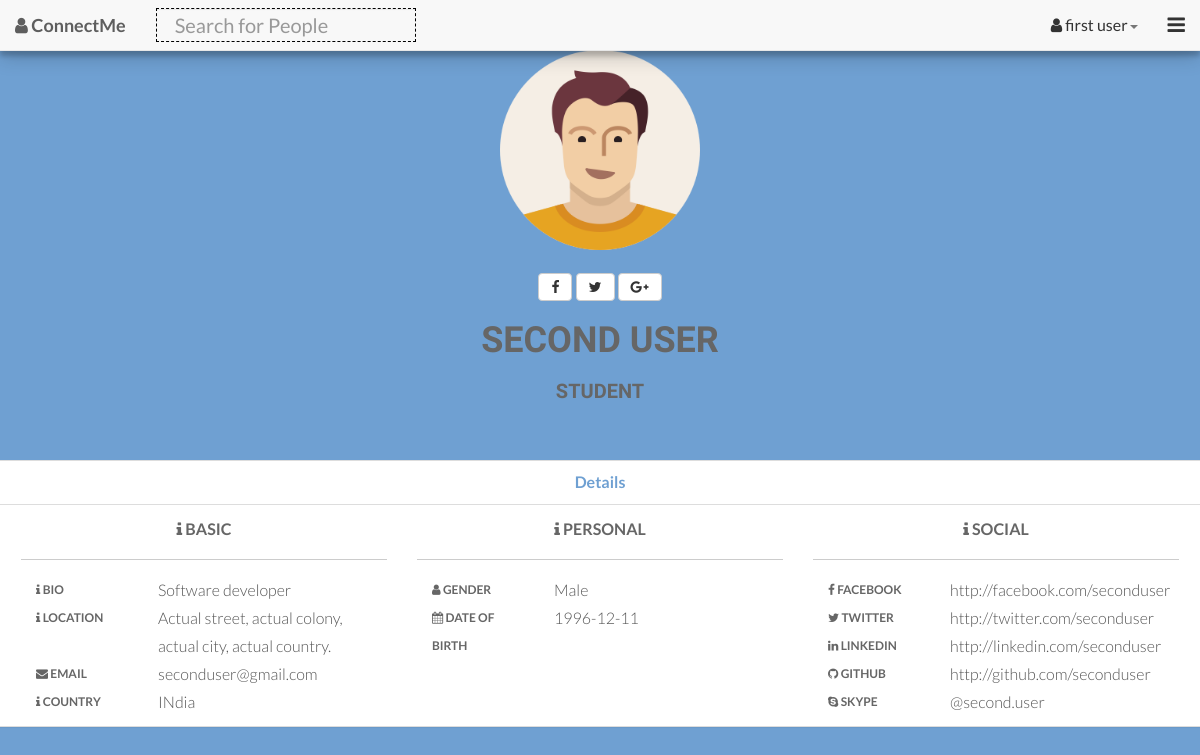
/my-profile.php?user_username=seconduser (signed in), run on the app's committed database.
### tables this page shows
CREATE TABLE `user` (
  `user_id` int(11) NOT NULL AUTO_INCREMENT,
  `user_email` varchar(255) NOT NULL,
  `user_password` varchar(255) NOT NULL,
  `user_firstname` text NOT NULL,
  `user_lastname` text NOT NULL,
  `user_avatar` varchar(255) NOT NULL,
  `user_shortbio` text,
  `user_username` varchar(255) NOT NULL,
  `user_longbio` text,
  `user_facebook` varchar(255) DEFAULT NULL,
  `user_twitter` varchar(255) DEFAULT NULL,
  `user_linkedin` varchar(255) DEFAULT NULL,
  `user_stumbleupon` varchar(255) DEFAULT NULL,
  `user_pinterest` varchar(255) DEFAULT NULL,
  `user_googleplus` varchar(255) DEFAULT NULL,
  `user_website` varchar(255) DEFAULT NULL,
  `user_dob` date DEFAULT NULL,
  `user_profession` text,
  `user_gender` varchar(255) DEFAULT NULL,
  `user_maritialstatus` varchar(255) DEFAULT NULL,
  `user_address` text,
  `user_backgroundpicture` varchar(255) NOT NULL,
  `user_joindate` date NOT NULL,
  `user_country` varchar(255) DEFAULT NULL,
  `user_skype` varchar(255) DEFAULT NULL,
  `user_github` varchar(255) DEFAULT NULL,
  `user_youtube` varchar(255) DEFAULT NULL,
  `user_vimeo` varchar(255) DEFAULT NULL,
  PRIMARY KEY (`user_id`),
  UNIQUE KEY `user_email` (`user_email`),
  UNIQUE KEY `user_username` (`user_username`)
);

### controllers/base/style.php (called while the page is built, shortened)
<?php
    if (isset($_GET['user_username'])) {
        $user_username = $_GET['user_username'];
    }
    $sql = "SELECT * FROM user where user_username='$user_username'";
    $result = mysqli_query($database,$sql) or die(mysqli_error());
    $rws = mysqli_fetch_array($result);
?>

### my-profile.php (the view, shortened to what this page needs)
<?php include 'components/session-check.php' ?>
<?php include 'controllers/navigation/first-navigation.php' ?>
<?php include 'controllers/base/style.php' ?>
<?php
    $url = 'http://'.$_SERVER['HTTP_HOST'].$_SERVER['PHP_SELF'];
?>
<div class="profile">
	<div class="row clearfix">
            <div>
                <center>
                    <img src="userfiles/avatars/<?php echo $rws['user_avatar'];?>" class="img-responsive profile-avatar">
                    <br>
                    <div class="btn-group">
                        <a href="http://www.facebook.com/sharer.php?u=<?php echo $url ?> &t=<?php echo $rws['user_firstname'];?> <?php echo $rws['user_lastname'];?> " alt="Share this profile on Facebook" title="Share on Facebook" target="_blank" ><button type="button" class="btn btn-default"><i class="fa fa-facebook"></i></button></a>
                        <a href="http://twitter.com/share?text=<?php echo $rws['user_firstname'];?> <?php echo $rws['user_lastname'];?>&url=<?php echo $url ?>" alt="Tweet This Post" title="Tweet about the profile" target="_blank"><button type="button" class="btn btn-default"><i class="fa fa-twitter"></i></button></a>
                        <a href="https://plusone.google.com/_/+1/confirm?hl=en-US&url=<?php echo $url ?>" alt="Share this profile on Google+" title="Share on Google+" target="_blank" ><button type="button" class="btn btn-default"><i class="fa fa-google-plus"></i></button></a>
                    </div>
                </center>
                <h1 class="text-center profile-text profile-name"><?php echo $rws['user_firstname'];?> <?php echo $rws['user_lastname'];?></h1>
                <h2 class="text-center profile-text profile-profession"><?php echo $rws['user_profession'];?></h2>
                <br>
                <div class="panel-group white" id="panel-profile">
                    <div class="panel panel-default white">
                        <div class="panel-heading white">
                            <center>
                                <a class="panel-title" data-toggle="collapse" data-parent="#panel-profile" href="#panel-element-info">Details</a>
                            </center>
                        </div>
                        <div id="panel-element-info" class="panel-collapse collapse in">
                            <div class="panel-body">
                                <div class="col-md-4 column">
                                    <p class="text-center profile-title"><i class="fa fa-info"></i> Basic</p>
                                    <hr>
<?php
    if ($rws['user_shortbio']){
?>
                                    <div class="col-md-4">
                                        <p class="profile-details"><i class="fa fa-info"></i> Bio</p>
                                    </div>
                                    <div class="col-md-8">
                                        <p><?php echo $rws['user_shortbio'];?></p>
                                    </div>
<?php } ?>
<?php
    if ($rws['user_address']){
?>
                                    <div class="col-md-4">
                                        <p class="profile-details"><i class="fa fa-info"></i> Location</p>
                                    </div>
                                    <div class="col-md-8">
                                        <p><?php echo $rws['user_address'];?></p>
                                    </div>
<?php } ?>
<?php
    if ($rws['user_email']){
?>
                                    <div class="col-md-4">
                                        <p class="profile-details"><i class="fa fa-envelope"></i> Email</p>
                                    </div>
                                    <div class="col-md-8">
                                        <p><?php echo $rws['user_email'];?></p>
                                    </div>
<?php } ?>
<?php
    if ($rws['user_country']){
?>
                                    <div class="col-md-4">
                                        <p class="profile-details"><i class="fa fa-info"></i> Country</p>
                                    </div>
                                    <div class="col-md-8">
                                        <p><?php echo $rws['user_country'];?></p>
                                    </div>
<?php } ?>
                                </div>
                                <div class="col-md-4 column">
                                    <p class="text-center profile-title"><i class="fa fa-info"></i> Personal</p>
                                    <hr>
<?php
    if ($rws['user_gender']){
?>
                                    <div class="col-md-4">
                                        <p class="profile-details"><i class="fa fa-user"></i> Gender</p>
                                    </div>
                                    <div class="col-md-8">
                                        <p><?php echo $rws['user_gender'];?></p>
                                    </div>
<?php } ?>
<?php
    if ($rws['user_dob']){
?>
                                    <div class="col-md-4">
                                        <p class="profile-details"><i class="fa fa-calendar"></i> Date of Birth</p>
                                    </div>
                                    <div class="col-md-8">
                                        <p><?php echo $rws['user_dob'];?></p>
                                    </div>
<?php } ?>
                                </div>
                                <div class="col-md-4 column">
                                    <p class="text-center profile-title"><i class="fa fa-info"></i> Social</p>
                                    <hr>
<?php
    if ($rws['user_facebook']){
?>
                                    <div class="col-md-4">
                                        <p class="profile-details"><i class="fa fa-facebook"></i> Facebook</p>
                                    </div>
                                    <div class="col-md-8">
                                        <p><?php echo $rws['user_facebook'];?></p>
                                    </div>
<?php } ?>
<?php
    if ($rws['user_twitter']){
?>
                                    <div class="col-md-4">
                                        <p class="profile-details"><i class="fa fa-twitter"></i> Twitter</p>
                                    </div>
                                    <div class="col-md-8">
                                        <p><?php echo $rws['user_twitter'];?></p>
                                    </div>
<?php } ?>
<?php
    if ($rws['user_linkedin']){
?>
                                    <div class="col-md-4">
                                        <p class="profile-details"><i class="fa fa-linkedin"></i> LinkedIn</p>
                                    </div>
                                    <div class="col-md-8">
                                        <p><?php echo $rws['user_linkedin'];?></p>
                                    </div>
<?php } ?>
<?php
    if ($rws['user_github']){
?>
                                    <div class="col-md-4">
                                        <p class="profile-details"><i class="fa fa-github"></i> Github</p>
                                    </div>
                                    <div class="col-md-8">
                                        <p><?php echo $rws['user_github'];?></p>
                                    </div>
<?php } ?>
<?php
    if ($rws['user_skype']){
?>
                                    <div class="col-md-4">
                                        <p class="profile-details"><i class="fa fa-skype"></i> Skype</p>
                                    </div>
                                    <div class="col-md-8">
                                        <p><?php echo $rws['user_skype'];?></p>
                                    </div>
<?php } ?>
                                </div>
                            </div>
                        </div>
                    </div>
                </div>
            </div>
	</div>
</div>

### controllers/navigation/first-navigation.php (shortened to what this page needs)
<?php
    $current_user = $_SESSION['user_username'];
    $sql = "SELECT * FROM user WHERE user_username='$current_user'";
    $result = mysqli_query($database,$sql);
    while($row = mysqli_fetch_array($result,MYSQLI_BOTH)) {
?>
	    <div id="navigation" class="navbar navbar-default navbar-fixed-top lshadow">
	      <div class="fluid-container">
	        <div class="navbar-header">
                <a class="navbar-brand" href="home.php"><b><i class="fa fa-user"></i> ConnectMe</b></a>
            </div>
	        <div class="navbar-collapse collapse" id="navbar-collapse1">
                <form class="navbar-form navbar-left" role="search" method="post" autocomplete="off" action="search-result.php">
                    <div class="form-group">
                        <input type="text" class="search form-control bor" id="searchbox" placeholder="Search for People" name="search-form"/><br />
				    </div>
				</form>
                <ul class="nav navbar-nav navbar-right">
                    <li class="dropdown">
                        <a href="#" class="dropdown-toggle" data-toggle="dropdown"><i class="fa fa-user"></i> <?php echo $row['user_firstname'];?> <?php echo $row['user_lastname'];?><strong class="caret"></strong></a>
                    </li>
                    <li class="dropdown">
                        <a href="#" class="dropdown-toggle" data-toggle="dropdown">
                            <i class="fa fa-bars" style="font-size: 1.27em;"></i>
                        </a>
                    </li>
                </ul>
	        </div>
	      </div>
	    </div>
<?php
    }
?>

### assets/css/base/main.css (style rules this page uses)
h1, h2, h3, h4, h5, h6 { font-family: "Raleway"; font-weight: 300; color: white; }
h1 { font-weight: 800; }
p { line-height: 28px; margin-bottom: 0px; }
.bor { border: 1px dashed black !important; }
.form-control { border-radius: 0 !important; }
.lshadow { box-shadow: 0 5px 5px 0 rgba(0,0,0,0.2),0 6px 20px 0 rgba(0,0,0,0.19) !important; }
a { color: #6fa0d2; font-weight: 700; -webkit-transition: color 0.1s ease-in, background 0.1s ease-in; -moz-transition: color 0.1s ease-in, background 0.1s ease-in; -ms-transition: color 0.1s ease-in, background 0.1s ease-in; -o-transition: color 0.1s ease-in, background 0.1s ease-in; transition: color 0.1s ease-in, background 0.1s ease-in; }
a:before, a:after { -webkit-transition: color 0.1s ease-in, background 0.1s ease-in; -moz-transition: color 0.1s ease-in, background 0.1s ease-in; -ms-transition: color 0.1s ease-in, background 0.1s ease-in; -o-transition: color 0.1s ease-in, background 0.1s ease-in; transition: color 0.1s ease-in, background 0.1s ease-in; }
hr { display: block; height: 1px; border: 0; border-top: 1px solid #ccc; margin: 1em 0; padding: 0; }
.form-control { display: block; width: 100%; height: 34px; padding: 13px 18px; font-size: 20px; line-height: 1.428571429; color: #333; vertical-align: middle; background-color: #f8f8f8; border: 0px; -webkit-box-shadow: inset 0 1px 1px rgba(0, 0, 0, 0.075); box-shadow: inset 0 1px 1px rgba(0, 0, 0, 0.075); -webkit-transition: border-color ease-in-out 0.15s, box-shadow ease-in-out 0.15s; transition: border-color ease-in-out 0.15s, box-shadow ease-in-out 0.15s; }
.panel-body { padding-top: 0px; }
.row { padding-left: 10px; padding-right: 10px; }
.panel-default { margin-top: 25px; }
.panel-body { padding: 10px; }
.navbar-default .navbar-nav > li > a { font-weight: normal; color: #333333; }
.profile-avatar { height: 200px; }
.white { background-color: #fff !important; }
.profile-title { font-weight: 600; color: #666; text-transform: uppercase; }
.profile-text { color: #666; font-weight: 800; text-transform: uppercase; }
.profile-profession { font-size: 20px; }
.profile-details { font-weight: 600; color: #666; text-transform: uppercase; font-size: 12px; }

### data on the page
user: user_firstname "first", user_lastname "user"
user: user_avatar (picture), user_firstname "SECOND", user_lastname "USER", user_profession "STUDENT", user_shortbio "Software developer", user_address "Actual street, actual colony, actual city, actual country.", user_email "seconduser@gmail.com", user_country "INdia", user_gender "Male", user_dob "1996-12-11", user_facebook "http://facebook.com/seconduser", user_twitter "http://twitter.com/seconduser", user_linkedin "http://linkedin.com/seconduser", user_github "http://github.com/seconduser", user_skype "@second.user"
